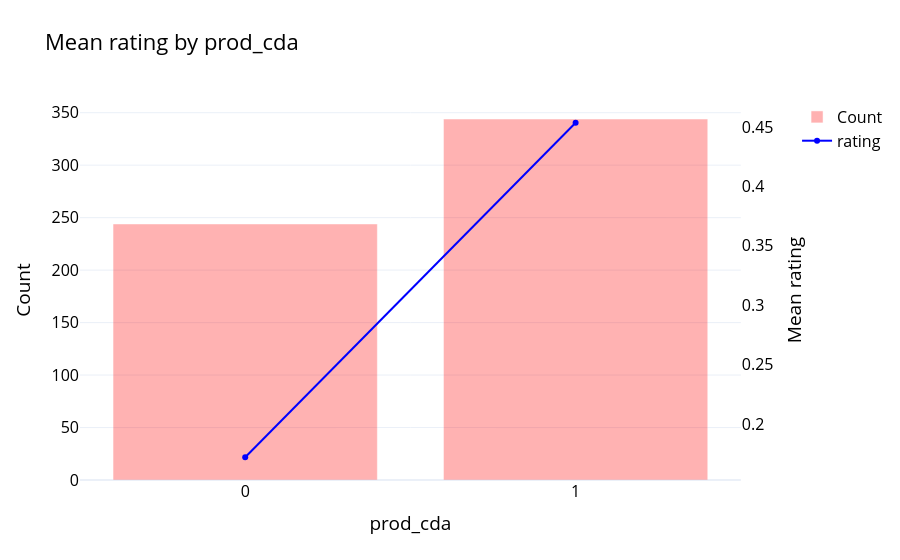

This figure's notebook cell:
### Markdown cell above
1. Drop ID variable, no duplicated, not needed for prediction

2. Change all binary indicator to categorical type instead of float and integer, also needed to make them 0 and 1.

3. Drop the duplicated columns tot_acct_num.1 / drop tot_acct_num too (copies of prod_prim_acct_cnt)

4. Drop geo_domicile_country_rate_{high}{med}{low}

### Code cell
###
# The EDA function will be use to understand the dropped variables in the model
# There is to much variables here to check every one one by one
# We can easily see trend or no trend in the Target with all the others variables
###

eda(df_mod, "rating", "prod_cda")

### Figure 1 — Plotly figure (JSON) as saved in the notebook; plotly's stock layout.template omitted (floating-point values rounded to 4 significant figures)
{"data": [{"marker": {"color": "red"}, "name": "Count", "opacity": 0.3, "type": "bar", "x": ["0", "1"], "y": [244, 344]}, {"line": {"color": "blue"}, "mode": "lines+markers", "name": "rating", "type": "scatter", "x": ["0", "1"], "xaxis": "x", "y": [0.1721, 0.4535], "yaxis": "y2"}], "layout": {"font": {"color": "black", "size": 16}, "title": {"text": "Mean rating by prod_cda"}, "xaxis": {"anchor": "y", "domain": [0, 0.94], "title": {"text": "prod_cda"}, "type": "category"}, "yaxis": {"anchor": "x", "domain": [0, 1], "title": {"text": "Count"}}, "yaxis2": {"anchor": "x", "overlaying": "y", "showgrid": false, "side": "right", "tickmode": "auto", "title": {"text": "Mean rating"}}}}
